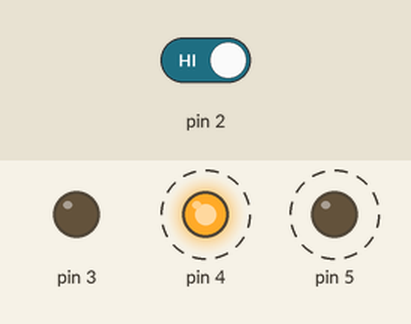
The sketch below on a simulated Arduino Uno, built with avr-gcc and run on an emulated ATmega328P. On the bench: output pins drawn as LEDs (lit = HIGH). Dashed ring = blinking. The inputs (shaded band) are chosen by the test bench; at power-on: pin 2 HIGH.

Above: at 3.8 s.
3.9 s: pin 2 driven LOW
At 5.5 s:
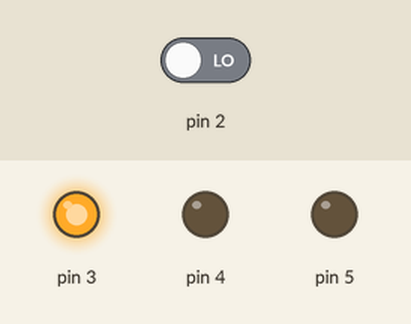
6.0 s: pin 2 driven HIGH
At 6.4 s:
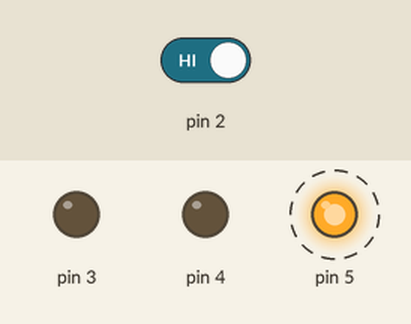
Timing chart, 0 to 17.0 s (numbered marks = the images above; inputs shaded):
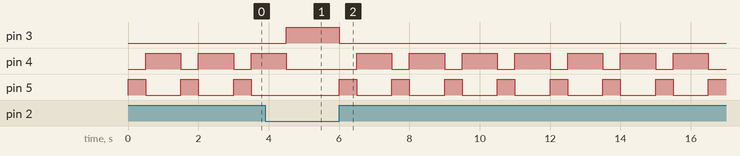

Measured:
- after the input at 3.9 s, pin 3: LOW → HIGH after 0.60 s; pin 4: goes on until 4.5 s, then stays LOW; pin 5: stays LOW (without the input it goes to HIGH after 0.60 s)
- after the input at 6.0 s, pin 3: HIGH → LOW at once; pin 4: alternates HIGH for 1.0 s and LOW for 0.50 s, starting after 0.50 s; pin 5: alternates HIGH for 0.50 s and LOW for 1.0 s, starting at once
- by itself, pin 4: alternates HIGH for 1.0 s and LOW for 0.50 s
- by itself, pin 5: alternates HIGH for 0.50 s and LOW for 1.0 s

The sketch:

SpaceshipInterface_ClaudiaRojas.ino
```cpp
int switchState = 0;


void setup() {
  // put your setup code here, to run once:
  pinMode(3, OUTPUT);
  pinMode(4, OUTPUT);
  pinMode(5, OUTPUT);
  pinMode(2, INPUT);
}

void loop() {
  // put your main code here, to run repeatedly:
  switchState = digitalRead(2);
  //If there is voltage on the pin when digitalRead is called the switchState variable will get the HIGH(or 1)
  //If there is no volatage on the pin, switchState will get the value LOW(0)

  if (switchState == LOW){
    //the switch is not pressed
    digitalWrite(3, HIGH); //green LED
    digitalWrite(4, LOW); //red LED
    digitalWrite(5, LOW); //red LED
    //If the switchSate is low turn green LED on and the red LED off
    //HIGH is on LOW is off
    }

    else{//the switch is pressed
      digitalWrite(3, LOW);
      digitalWrite(4, LOW);
      digitalWrite(5, HIGH);

      delay(500); //wait for a quarter second
      //toggle the LEDs
      digitalWrite(4, HIGH);
      digitalWrite(5, LOW);
      delay(1000); //wait for a quarter second
    }
  }
```
